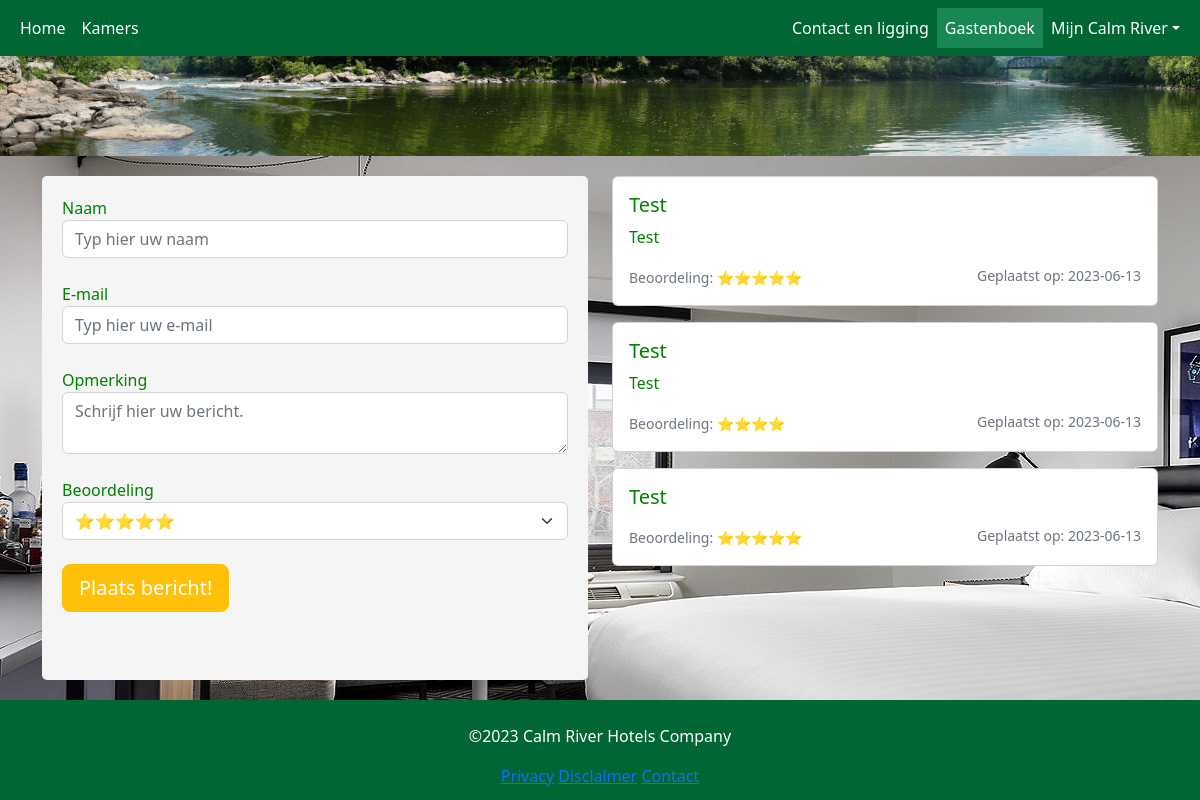
The app's page /reviews (signed in) with its own data.
### models/Review.py (models this page shows, shortened)
class Review(db.Model):
    __tablename__ = 'reviews'
    id = db.Column(db.Integer, primary_key=True)
    name = db.Column(db.String(50), index=True)
    rating_id = db.Column(db.Integer, default=5, index=True)
    email = db.Column(db.String(255))
    comment = db.Column(db.Text, nullable=True)
    created_at = db.Column(db.DateTime, nullable=True, unique=False, index=False, default=datetime.utcnow)
    updated_at = db.Column(db.DateTime, nullable=True, unique=False, index=False, default=datetime.utcnow)

### blueprints/reviews/views.py (the view, shortened to what this page needs)
@reviews_bp.route('/reviews', methods=['GET', 'POST'])
def reviews():
    active_page = 'reviews'
    session["url"] = active_page
    reviews = Review.query.order_by(Review.created_at.desc()).limit(10).all()
    form = ReviewForm()
    return render_template('reviews_index.html', form=form, reviews=reviews, active_page=active_page)

### forms.py
class ReviewForm(FlaskForm):
    name = StringField('Naam', validators=[DataRequired()],
                       render_kw={"placeholder": "Typ hier uw naam", "class": "form-control"})
    email = StringField('E-mail', validators=[DataRequired(), Email(message="Ongeldig e-mailadres")],
                        render_kw={"placeholder": "Typ hier uw e-mail", "class": "form-control"})
    comment = TextAreaField('Opmerking', render_kw={"placeholder": "Schrijf hier uw bericht.", "class": "form-control"})
    rating_id = SelectField('Beoordeling',
                            choices=[('5', '⭐⭐⭐⭐⭐'), ('4', '⭐⭐⭐⭐'), ('3', '⭐⭐⭐'), ('2', '⭐⭐'), ('1', '⭐')],
                            validators=[DataRequired()], render_kw={"class": "form-select"})
    submit = SubmitField('Plaats bericht!', render_kw={"class": "btn btn-lg btn-warning mb-5 me-3 text-white"})

### models/User.py (called while the page is built)
    @login_manager.user_loader
    def load_user(user_id):
        return User.query.get(user_id)

### blueprints/reviews/templates/reviews_index.html (shortened to what this page needs)
{% extends "base.html" %}
{% block content %}
<link rel="stylesheet" href="{{ url_for('static', filename='css/forms.css') }}">
<div class="container mt-3">
<div class="row">
  <div class="col-md-6 mb-3">
    <form method="POST" style="background-color: #f5f5f5; padding: 20px; border-radius: 5px;">
        {{ form.name.label }} {{ form.name() }}<br>
        {{ form.email.label }} {{ form.email(class_=' '.join(['form-control'] + (['error-input'] if form.email.errors else []))) }}
        <br>
        {{ form.comment.label }} {{ form.comment() }}<br>
        {{ form.rating_id.label }} {{ form.rating_id() }}<br>
        {{ form.submit() }}
    </form>
  </div>
  <div class="col-md-6">
    {% for review in reviews %}
    <div class="card mb-3">
      <div class="card-body">
        <h5 class="card-title">{{ review.name }}</h5>
        <p class="card-text">{{ review.comment }}</p>
        <p class="card-text">
            <small class="text-muted">Beoordeling: {{ review.rating_id * '⭐' }}</small>
            <small class="text-muted float-end">Geplaatst op: {{ review.created_at.strftime('%Y-%m-%d') }}</small>
        </p>
      </div>
    </div>
    {% endfor %}
  </div>
</div>
</div>
{% endblock %}

### static/css/styles.css (style rules this page uses)
* { box-sizing: border-box; }
body { display: flex; flex-direction: column; min-height: 100vh; }
small { text-align: left; !important; }
select, input, textarea { border: 1px solid #ced4da; }

### static/css/forms.css (style rules this page uses)
body { position: relative; }
body::after { content: ""; background-image: url("../../static/img/singleking-desktop.jpg"); opacity: 1; top: 0; left: 0; bottom: 0; right: 0; position: absolute; z-index: -1; }
.container { color: green; }

### records on screen
Review: name "Test", comment "Test", rating_id "⭐⭐⭐⭐⭐", created_at "2023-06-13"
Review: name "Test", comment "Test", rating_id "⭐⭐⭐⭐", created_at "2023-06-13"
Review: name "Test", rating_id "⭐⭐⭐⭐⭐", created_at "2023-06-13"
